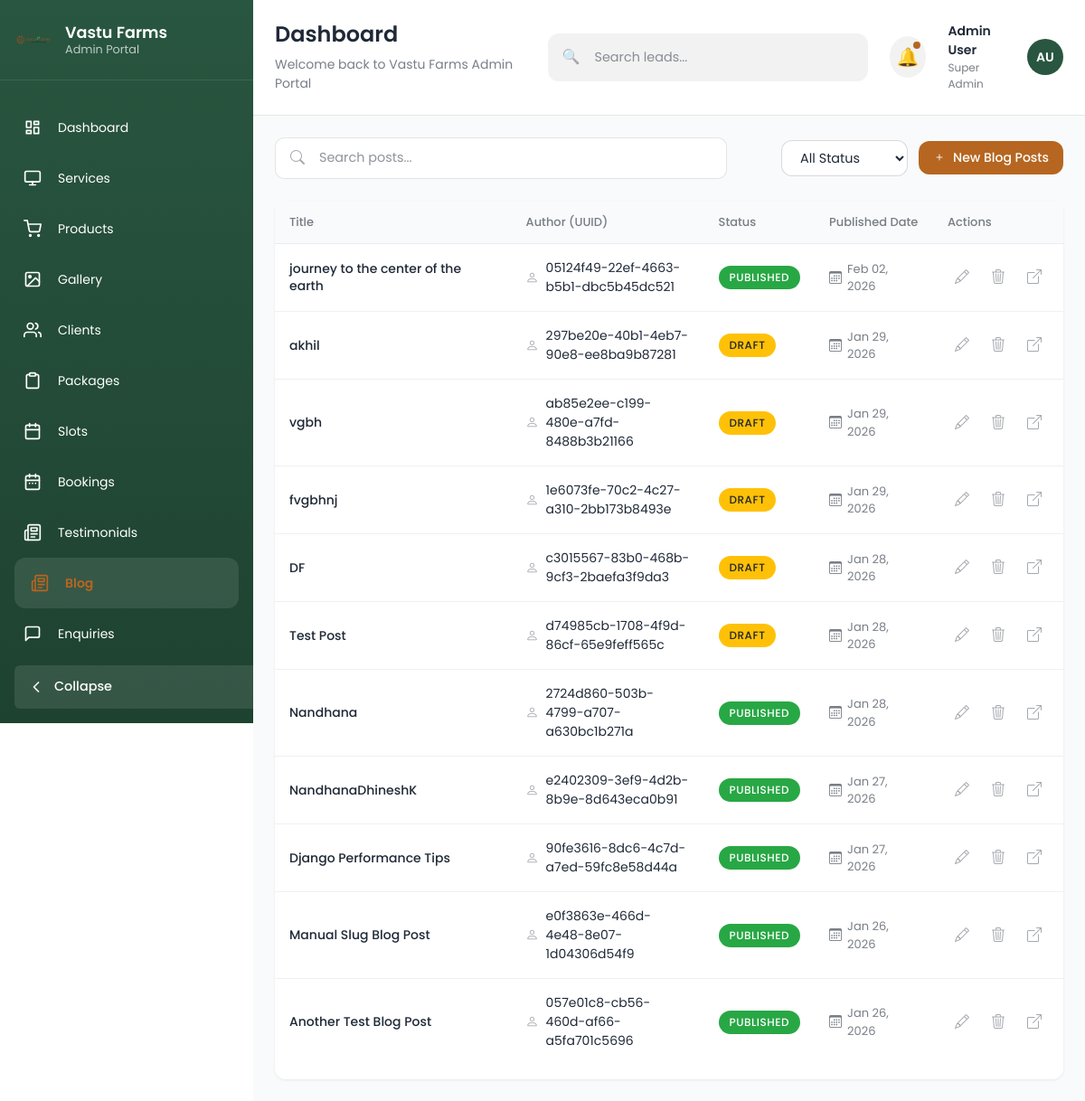
The app's page /blogs/ with its own data.
### blogs/models.py (models this page shows, shortened)
class Blog(models.Model):
    STATUS_CHOICES = [
        ('draft', 'Draft'),
        ('published', 'Published'),
    ]
    id = models.UUIDField(primary_key=True, default=uuid.uuid4, editable=False)
    title = models.CharField(max_length=200)
    slug = models.SlugField(unique=True, blank=True)
    short_description = models.TextField(default='Short description')
    content = models.TextField(default='Content')  # Using TextField for simplicity, can be RichTextField
    cover_image = models.ImageField(upload_to=blog_image_upload_path, storage=blog_storage, blank=True, null=True)
    seo_title = models.CharField(max_length=200, blank=True)
    seo_description = models.TextField(blank=True)
    status = models.CharField(max_length=20, choices=STATUS_CHOICES, default='draft')
    published_at = models.DateTimeField(blank=True, null=True)
    created_at = models.DateTimeField(default=timezone.now)

### blogs/views.py (the view)
# urls.py: path('', views.blog_list, name='blog_list'),
@csrf_exempt
def blog_list(request):
    if request.method == 'GET':
        if 'api' in request.path or request.headers.get('Accept') == 'application/json':
            blogs = Blog.objects.all().order_by('-created_at')
            serializer = BlogSerializer(blogs, many=True)
            response_data = {
                'success': True,
                'count': blogs.count(),
                'blogs': serializer.data
            }
            response_serializer = BlogListResponseSerializer(data=response_data)
            if response_serializer.is_valid():
                return JsonResponse(response_serializer.data)
            else:
                return JsonResponse(response_data)
        else:
            blogs = Blog.objects.all().order_by('-created_at')
            context = {
                'posts': blogs,  # Using 'posts' to match existing template
                'app_name': 'blogs',
                'model_name': 'Blog Posts',
                'current_page': 'blog'
            }
            return render(request, 'blogs/list.html', context)
    else:
        return JsonResponse({
            'success': False,
            'error': 'Method not allowed. Use GET to retrieve blog list.'
        }, status=405)

### blogs/templates/blogs/list.html (shortened to what this page needs)
{% extends 'base.html' %}
{% block content %}
<div class="blog-filter-bar">
  <div class="search-box blog-search">
    <i class="bi bi-search search-icon"></i>
    <input type="search" class="search-input" placeholder="Search posts...">
  </div>
  <div class="blog-filter-actions">
    <select class="filter-select">
      <option value="">All Status</option>
    </select>
    <a href="{% url app_name|add:':'|add:'blog_add' %}" class="btn-primary text-decoration-none">
      <i class="bi bi-plus"></i>
      <span class="btn-text">New {{ model_name }}</span>
    </a>
  </div>
</div>
<div class="dashboard-card p-0">
  <div class="table-responsive">
    <table class="table table-blog">
      <thead>
        <tr>
          <th class="col-title">Title</th>
          <th>Author (UUID)</th>
          <th>Status</th>
          <th>Published Date</th>
          <th>Actions</th>
        </tr>
      </thead>
      <tbody>
        {% for post in posts %}
        <tr data-row-id="{{ post.id }}">
          <td class="col-title">
            <div class="blog-title-cell">
              <span class="blog-title">{{ post.title }}</span>
            </div>
          </td>
          <td>
            <div class="author-cell">
              <i class="bi bi-person"></i>
              <span>{{ post.id }}</span>
            </div>
          </td>
          <td>
            <span class="status-badge-blog status-{{ post.status|lower }}">
              {{ post.status }}
            </span>
          </td>
          <td>
            <span class="date-cell">
              <i class="bi bi-calendar3"></i>
              {{ post.created_at|date:"M d, Y" }}
            </span>
          </td>
          <td>
            <div class="table-actions">
              <a href="{% url app_name|add:':'|add:'blog_edit' post.id %}" class="action-btn-table edit" title="Edit">
                <i class="bi bi-pencil"></i>
              </a>
              <button class="action-btn-table delete"
                      data-bs-toggle="modal"
                      data-bs-target="#deleteModal"
                      data-post-id="{{ post.id }}"
                      data-post-title="{{ post.title }}">
                <i class="bi bi-trash3"></i>
              </button>
              <a href="{% url app_name|add:':'|add:'blog_detail' post.slug %}" class="action-btn-table external" title="View">
                <i class="bi bi-box-arrow-up-right"></i>
              </a>
            </div>
          </td>
        </tr>
        {% empty %}
        <tr>
          <td colspan="5" class="text-center py-4 text-muted">
            No {{ model_name }} found.
          </td>
        </tr>
        {% endfor %}
      </tbody>
    </table>
  </div>
</div>
{% endblock %}

### dashboard/templates/base.html (shortened to what this page needs)
{% load static %}
<!DOCTYPE html>
<html lang="en">
<head>
  <link rel="stylesheet" href="{% static 'css/style.css' %}">
  <link href="https://cdn.jsdelivr.net/npm/bootstrap@5.3.8/dist/css/bootstrap.min.css" rel="stylesheet">
  <link
  rel="stylesheet"
  href="https://cdn.jsdelivr.net/npm/bootstrap-icons@1.11.3/font/bootstrap-icons.css"
/>
</head>
<body>
  <div class="layout">
    {% include 'components/layout/sidebar.html' %}
    <main class="main-content">
      {% include 'components/layout/header.html' %}
      <div class="content-area">
        {% block content %}{% endblock %}
      </div>
    </main>
  </div>
</body>
</html>

### dashboard/templates/components/layout/sidebar.html (shortened to what this page needs)
{% load static %}
<aside class="sidebar">
  <div class="sidebar-brand">
    <img id="sidebarLogo" src="{% static 'img/vastu-logo.png' %}" alt="Vastu Farms" class="brand-logo">
    <div class="brand-text">
      <span class="brand-name">Vastu Farms</span>
      <span class="brand-subtitle">Admin Portal</span>
    </div>
  </div>
  <div class="sidebar-nav-container">
    <nav class="sidebar-nav">
      <a href="{% url 'dashboard:index' %}" class="nav-item {% if current_page == 'dashboard' %}active{% endif %}">
        <span class="nav-icon">
          <svg xmlns="http://www.w3.org/2000/svg" width="20" height="20" viewBox="0 0 24 24" fill="none" stroke="currentColor" stroke-width="2" stroke-linecap="round" stroke-linejoin="round">
            <path d="M4 4h6v8h-6z"/><path d="M4 16h6v4h-6z"/><path d="M14 12h6v8h-6z"/><path d="M14 4h6v4h-6z"/>
          </svg>
        </span>
        <span class="nav-text">Dashboard</span>
      </a>
      <a href="{% url 'services:service_list' %}" class="nav-item {% if current_page == 'services' %}active{% endif %}">
        <span class="nav-icon">
        </span>
        <span class="nav-text">Services</span>
      </a>
      <a href="{% url 'products:product_list' %}" class="nav-item {% if current_page == 'products' %}active{% endif %}">
        <span class="nav-icon">
        </span>
        <span class="nav-text">Products</span>
      </a>
      <a href="{% url 'gallery:gallery_list' %}" class="nav-item {% if current_page == 'gallery' %}active{% endif %}">
        <span class="nav-icon">
        </span>
        <span class="nav-text">Gallery</span>
      </a>
      <a href="{% url 'clients:client_list' %}" class="nav-item {% if current_page == 'clients' %}active{% endif %}">
        <span class="nav-icon">
        </span>
        <span class="nav-text">Clients</span>
      </a>
      <a href="{% url 'packages:package_list' %}" class="nav-item {% if current_page == 'packages' %}active{% endif %}">
        <span class="nav-icon">
        </span>
        <span class="nav-text">Packages</span>
      </a>
      <a href="{% url 'slots:slot_list' %}" class="nav-item {% if current_page == 'slots' %}active{% endif %}">
        <span class="nav-icon">
        </span>
        <span class="nav-text">Slots</span>
      </a>
      <a href="{% url 'booking:booking_list' %}" class="nav-item {% if current_page == 'bookings' %}active{% endif %}">
        <span class="nav-icon">
        </span>
        <span class="nav-text">Bookings</span>
      </a>
      <a href="{% url 'dashboard:testimonial_list' %}" class="nav-item {% if current_page == 'testimonials' %}active{% endif %}">
        <span class="nav-icon">
        </span>
        <span class="nav-text">Testimonials</span>
      </a>
      <a href="{% url 'blogs:blog_list' %}" class="nav-item {% if current_page == 'blog' %}active{% endif %}">
        <span class="nav-icon">
        </span>
        <span class="nav-text">Blog</span>
      </a>
      <a href="{% url 'service_enquiry:enquiry_list' %}" class="nav-item {% if current_page == 'enquiry_management' %}active{% endif %}">
        <span class="nav-icon">
          <svg xmlns="http://www.w3.org/2000/svg" width="20" height="20" viewBox="0 0 24 24" fill="none" stroke="currentColor" stroke-width="2" stroke-linecap="round" stroke-linejoin="round">
            <path d="M21 15a2 2 0 0 1-2 2H7l-4 4V5a2 2 0 0 1 2-2h14a2 2 0 0 1 2 2z"></path>
          </svg>
        </span>
        <span class="nav-text">Enquiries</span>
      </a>
      <a href="{% url 'dashboard:client_logo_management' %}" class="nav-item">
      </a>
    </nav>
  </div>
  <button class="sidebar-collapse" id="sidebarCollapse">
    <span class="collapse-icon">
      <svg xmlns="http://www.w3.org/2000/svg" width="20" height="20" viewBox="0 0 24 24" fill="none" stroke="currentColor" stroke-width="2" stroke-linecap="round" stroke-linejoin="round">
        <path d="M15 6l-6 6l6 6"/>
      </svg>
    </span>
    <span class="collapse-text">Collapse</span>
  </button>
</aside>

### dashboard/templates/components/layout/header.html (shortened to what this page needs)
{% load static %}
<header class="header">
  <div class="header-left">
    <h1 class="page-title">{{ page_title|default:"Dashboard" }}</h1>
    <p class="page-subtitle">{{ page_subtitle|default:"Welcome back to Vastu Farms Admin Portal" }}</p>
  </div>
  <div class="header-right">
    <div class="search-box">
      <span class="search-icon">🔍</span>
      <input type="search" class="search-input" placeholder="Search leads...">
    </div>
    <button class="notification-btn">
      <span class="notification-icon">🔔</span>
      <span class="notification-badge"></span>
    </button>
    <div class="user-profile">
      <div class="user-info">
        <span class="user-name">Admin User</span>
        <span class="user-role">Super Admin</span>
      </div>
      <div class="dropdown">
        <div class="user-avatar" role="button" data-bs-toggle="dropdown" aria-expanded="false">
          <span class="avatar-placeholder">AU</span>
        </div>
      </div>
    </div>
  </div>
</header>

### dashboard/templates/components/layout/sidebar.html (style rules this page uses)
.sidebar-brand { display: flex; align-items: center; padding: 1.5rem 1rem; border-bottom: 1px solid rgba(255, 255, 255, 0.1); gap: 1rem; }
.brand-logo { width: 40px; height: 40px; object-fit: contain; }
.brand-text { display: flex; flex-direction: column; }
.brand-name { font-size: 1.1rem; font-weight: 600; color: white; line-height: 1.2; }
.brand-subtitle { font-size: 0.8rem; color: rgba(255, 255, 255, 0.7); line-height: 1.2; }
.sidebar-nav-container { flex: 1; overflow-y: auto; padding: 0.5rem 0; margin-bottom: 4rem; }
.sidebar-collapse { position: absolute; bottom: 1rem; left: 1rem; right: 1rem; background: rgba(255, 255, 255, 0.1); border: none; border-radius: 6px; padding: 0.75rem; color: white; display: flex; align-items: center; gap: 0.5rem; cursor: pointer; transition: all 0.3s ease; z-index: 10; }
.collapse-text { font-size: 0.9rem; font-weight: 500; }
.sidebar { background: linear-gradient(180deg, #295640 0%, #1e4230 100%); }

### records on screen
Blog: title "journey to the center of the earth", id "05124f49-22ef-4663-b5b1-dbc5b45dc521", status "PUBLISHED", created_at "Feb 02, 2026"
Blog: title "akhil", id "297be20e-40b1-4eb7-90e8-ee8ba9b87281", status "DRAFT", created_at "Jan 29, 2026"
Blog: title "vgbh", id "ab85e2ee-c199-480e-a7fd-8488b3b21166", status "DRAFT", created_at "Jan 29, 2026"
Blog: title "fvgbhnj", id "1e6073fe-70c2-4c27-a310-2bb173b8493e", status "DRAFT", created_at "Jan 29, 2026"
Blog: title "DF", id "c3015567-83b0-468b-9cf3-2baefa3f9da3", status "DRAFT", created_at "Jan 28, 2026"
Blog: title "Test Post", id "d74985cb-1708-4f9d-86cf-65e9feff565c", status "DRAFT", created_at "Jan 28, 2026"
Blog: title "Nandhana", id "2724d860-503b-4799-a707-a630bc1b271a", status "PUBLISHED", created_at "Jan 28, 2026"
Blog: title "NandhanaDhineshK", id "e2402309-3ef9-4d2b-8b9e-8d643eca0b91", status "PUBLISHED", created_at "Jan 27, 2026"
Blog: title "Django Performance Tips", id "90fe3616-8dc6-4c7d-a7ed-59fc8e58d44a", status "PUBLISHED", created_at "Jan 27, 2026"
Blog: title "Manual Slug Blog Post", id "e0f3863e-466d-4e48-8e07-1d04306d54f9", status "PUBLISHED", created_at "Jan 26, 2026"
Blog: title "Another Test Blog Post", id "057e01c8-cb56-460d-af66-a5fa701c5696", status "PUBLISHED", created_at "Jan 26, 2026"

### other values on screen
{{ page_title|default:"Dashboard" }} "Dashboard"
{{ page_subtitle|default:"Welcome back to Vastu Farms Admin Portal" }} "Welcome back to Vastu Farms Admin Portal"
{{ model_name }} "Blog Posts"
